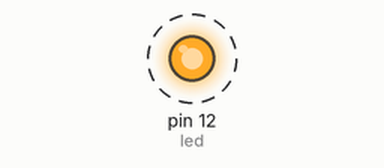
Simulated run of this sketch. Board: Arduino Uno, built with avr-gcc and run on an emulated ATmega328P. Parts: output pins drawn as LEDs (lit = HIGH). Dashed ring = blinking.

Above: at 0.5 s.
Timing chart, 0 to 3.0 s (numbered marks = the images above):
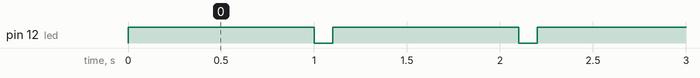

The sketch:

arduino_blink.ino
```cpp
int led = 12; // Контакт 12 подключен к светодиоду через резистор
void setup() {
pinMode(led, OUTPUT); // Инициализация цифрового вывода как
}
void loop() {
digitalWrite(led, HIGH); // Включить светодиод
delay(1000); // Подождать секунду
digitalWrite(led, LOW); // Выключить светодиод
delay(100); // Подождать секунду
}
```

Measured:
- by itself, pin 12 (led): alternates HIGH for 1.0 s and LOW for 0.10 s
